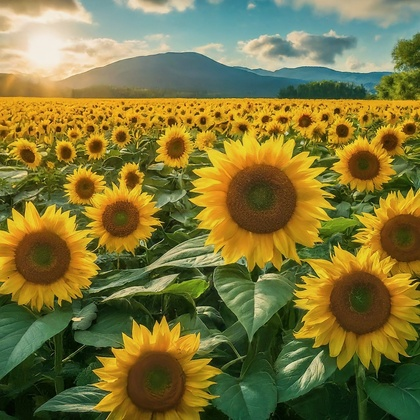
%> input picture Digital Image Processing Lab/Assignment 2/another/sunflower.jpeg, 420 x 420 px, shrunk from 1536 x 1536 before the run
$ octave 'test all.m'   (GNU Octave 9; MATLAB toolbox functions it lacks are replaced by stand-ins)
%> lines starting %> are read from the running program, lines starting %| are printed output that depends on the picture
% Assignment Title: "Let's Play with Intensity Transformation"

% Load the image based on the student's ID last digit (ID: 20200104071, last digit: 1)
% As per instructions: 71 % 4 = 3, therefore we take sunflower image
img = imread('sunflower.jpeg');
%> img is the input picture: size 420x420x3 uint8; mean R, G, B 125.1, 117.2, 57.4

% Convert the image to grayscale
img_gray = rgb2gray(img);
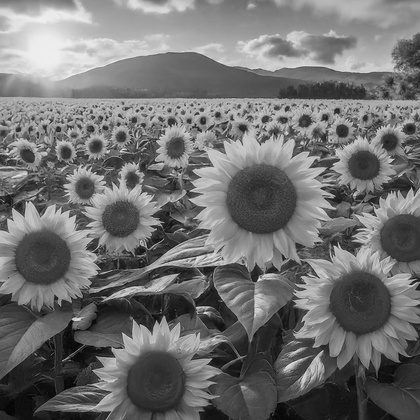
%> img_gray: size 420x420 uint8; min 4, max 239, mean 112.8

% Plot the grayscale image
figure;
imshow(img_gray);
title('Grayscale Image');

% Take gamma value input from the user, let's use Y = 2.5
Y = 2.5;

% Apply Power Law Transformation on image I with c = 1.5
c_power = 1.5;
img_power_law = c_power * (double(img_gray) .^ Y);
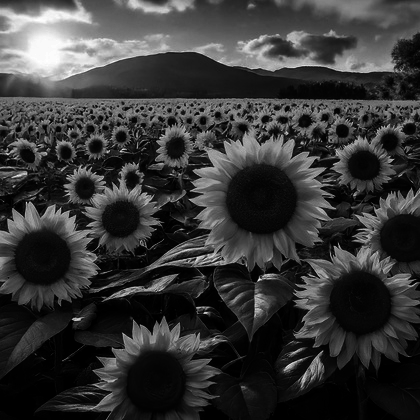
%> img_power_law: size 420x420 double; min 48, max 1324603.8, mean 289069.4; drawn with min black and max white

% Plot the Power Law transformed image
figure;
imshow(img_power_law, []);
title('Power Law Transformed Image');

% Take a threshold value input from the user, say A = 200
A = 200;

% Increase brightness by 50% for pixels with intensity smaller than A;
% else decrease it by 25% of image I
img_thresh = double(img_gray);
for i = 1:size(img_thresh, 1)
    for j = 1:size(img_thresh, 2)
        if img_thresh(i, j) < A
            img_thresh(i, j) = img_thresh(i, j) * 1.5;
        else
            img_thresh(i, j) = img_thresh(i, j) * 0.75;
        end
    end
end
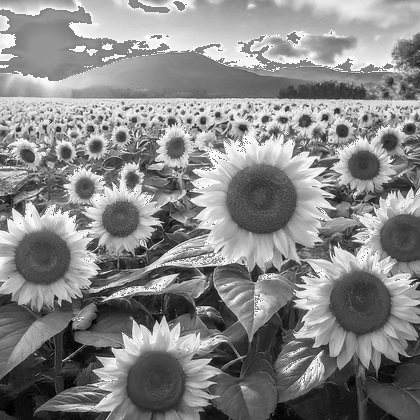
%> img_thresh: size 420x420 double; min 6, max 298.5, mean 161.3; drawn with min black and max white

% Plot the thresholded image
figure;
imshow(img_thresh, []);
title('Thresholded Image');

% Apply Log Transformation on image I with c = 1.9
c_log = 1.9;
img_log = c_log * log(1 + double(img_gray));
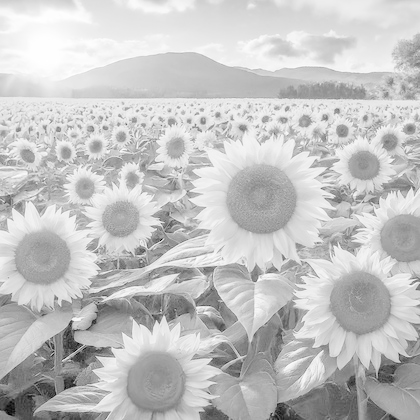
%> img_log: size 420x420 double; min 3.06, max 10.41, mean 8.72; drawn with min black and max white

% Plot the log transformed image
figure;
imshow(img_log, []);
title('Log Transformed Image');

% Apply Negation Transformation on I
img_neg = 255 - img_gray;
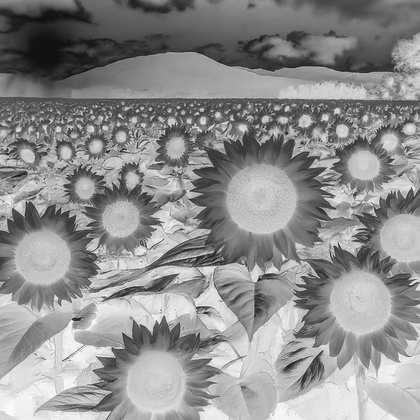
%> img_neg: size 420x420 uint8; min 16, max 251, mean 142.2

% Plot the negative image
figure;
imshow(img_neg);
title('Negative Image');

% Show all plots in a figure as a subplot
figure;
subplot(2, 3, 1), imshow(img_gray), title('Grayscale Image');
subplot(2, 3, 2), imshow(img_power_law, []), title('Power Law Transformed');
subplot(2, 3, 3), imshow(img_thresh, []), title('Thresholded Image');
subplot(2, 3, 4), imshow(img_log, []), title('Log Transformed Image');
subplot(2, 3, 5), imshow(img_neg), title('Negative Image');
